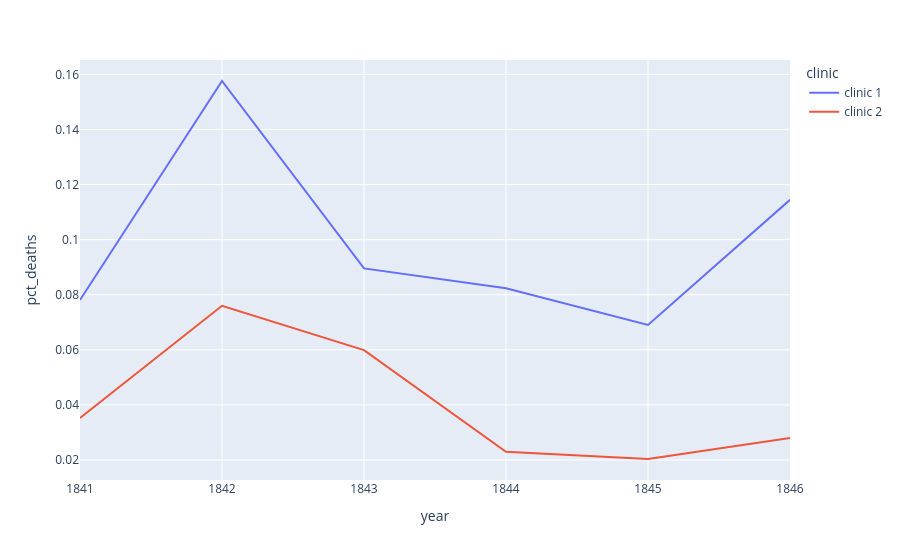

Here is the notebook cell this chart was saved with:
### Markdown cell above
### Plotting the Proportion of Yearly Deaths by Clinic

### Code cell
chart = px.line(df_yearly,
                x="year",
                y="pct_deaths",
                color="clinic")

chart.show()

### Figure 1 — Plotly figure (JSON) as saved in the notebook; plotly's stock layout.template omitted (floating-point values rounded to 4 significant figures)
{"data": [{"hovertemplate": "clinic=clinic 1<br>year=%{x}<br>pct_deaths=%{y}<extra></extra>", "legendgroup": "clinic 1", "line": {"color": "#636efa", "dash": "solid"}, "marker": {"symbol": "circle"}, "mode": "lines", "name": "clinic 1", "orientation": "v", "showlegend": true, "type": "scatter", "x": [1841, 1842, 1843, 1844, 1845, 1846], "xaxis": "x", "y": [0.07806, 0.1576, 0.08954, 0.08236, 0.06901, 0.1145], "yaxis": "y"}, {"hovertemplate": "clinic=clinic 2<br>year=%{x}<br>pct_deaths=%{y}<extra></extra>", "legendgroup": "clinic 2", "line": {"color": "#EF553B", "dash": "solid"}, "marker": {"symbol": "circle"}, "mode": "lines", "name": "clinic 2", "orientation": "v", "showlegend": true, "type": "scatter", "x": [1841, 1842, 1843, 1844, 1845, 1846], "xaxis": "x", "y": [0.03522, 0.07597, 0.05988, 0.023, 0.02036, 0.02797], "yaxis": "y"}], "layout": {"legend": {"title": {"text": "clinic"}, "tracegroupgap": 0}, "margin": {"t": 60}, "xaxis": {"anchor": "y", "domain": [0, 1], "title": {"text": "year"}}, "yaxis": {"anchor": "x", "domain": [0, 1], "title": {"text": "pct_deaths"}}}}
